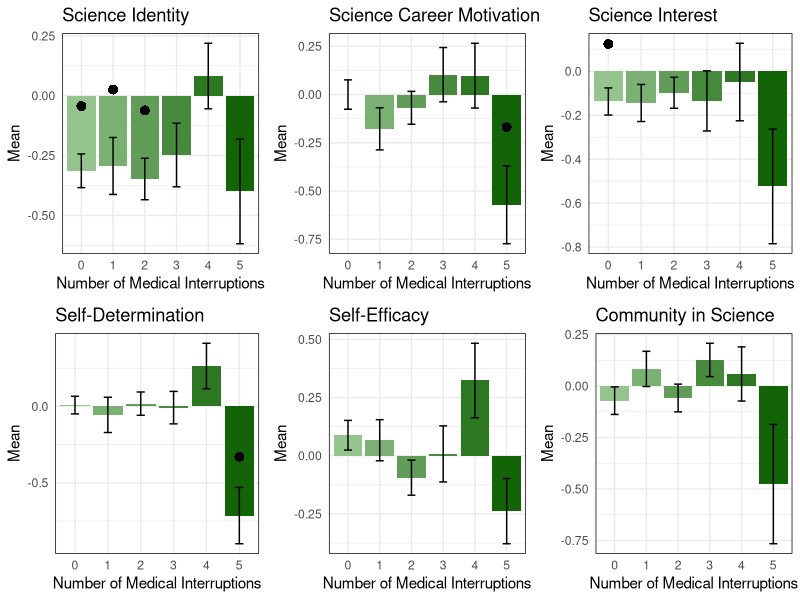

R code for this plot:
# Load required packages
library(ggplot2)
library(dplyr)
library(gridExtra)

# Create a data frame from the provided .csv data
data <- read.csv("Projects/2023_saber/data/pre_post.csv")

# Rename the columns
colnames(data) <- c("interruptions", "Pair", "Mean", "Std.Deviation", "Std.Error.Mean",
                    "Lower", "Upper", "t", "df", "Sig")

# Get unique pair names
pair_names <- unique(data$Pair)

# List to store individual graphs
graphs <- list()

# New names for the pairs
new_pair_names <- c("Science Identity", "Science Career Motivation", "Science Interest",
                    "Self-Determination", "Self-Efficacy", "Community in Science")

# Define the color gradient
color_gradient <- colorRampPalette(c("#96c48f", "#136307"))

# Generate graphs for each pair
for (i in seq_along(pair_names)) {
  # Filter data for the specific pair
  pair_data <- data %>%
    filter(Pair == pair_names[i])
  
  # Filter significant data points (Sig <= 0.05)
  sig_data <- pair_data %>%
    filter(Sig <= 0.05)
  
  # Create plot for the specific pair
  plot <- ggplot(pair_data, aes(x = factor(interruptions), y = Mean, fill = factor(interruptions))) +
    geom_bar(stat = "identity", position = "dodge") +
    geom_errorbar(aes(ymin = Mean - Std.Error.Mean, ymax = Mean + Std.Error.Mean),
                  position = position_dodge(width = 0.9), width = 0.25) +
    labs(x = "Number of Medical Interruptions", y = "Mean") +
    ggtitle(new_pair_names[i]) +
    scale_fill_manual(values = color_gradient(length(unique(pair_data$interruptions)))) +
    theme_minimal() +
    theme(legend.position = "none") +
    theme(panel.border = element_rect(color = "black", fill = NA))
  
  # Add significance points to the plot
  if (nrow(sig_data) > 0) {
    plot <- plot +
      geom_point(data = sig_data, aes(y = Mean + Std.Error.Mean + 0.2), shape = 16, size = 3, color = "black")
  }
  
  # Store the plot in the list
  graphs[[i]] <- plot
}

# Combine graphs into a grid
combined_plot <- grid.arrange(grobs = graphs, nrow = 2, ncol = 3, padding = unit(10, "cm"))

# Display the combined plot
print(combined_plot)

# Specify the file path and name
file_path <- "Projects/2023_saber/plots/"
file_name <- "pre_post_mean.PNG"

# Set the width and height in inches
width <- 11.5
height <- 7.9

# Save the combined plot as a PNG file
ggsave(file = paste0(file_path, file_name), plot = combined_plot, width = width, height = height)
